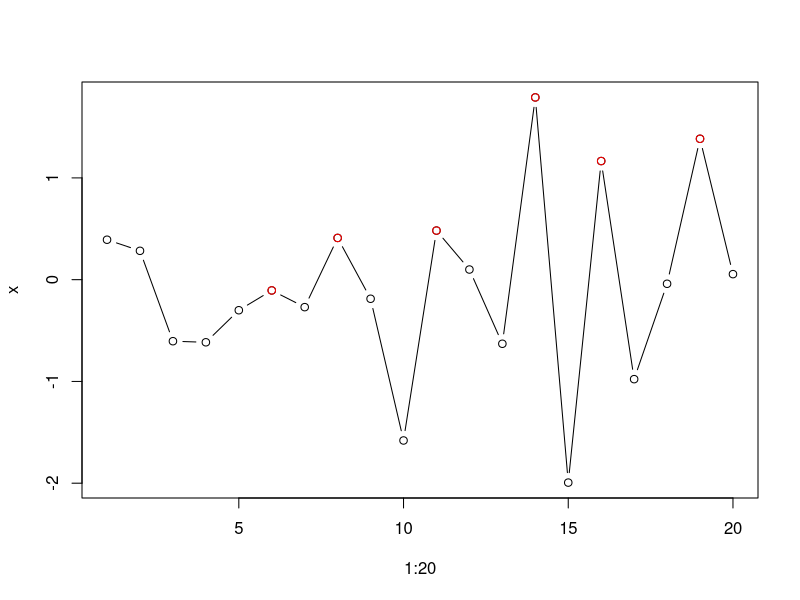

Source code (R):
x <- rnorm(20)
plot(1:20, x, type='b')

for(i in 2:19) {
  if (x[i-1] < x[i] && x[i+1] < x[i]) {
    cat('Found maximum at',i,fill=T)
    points(i,x[i],col='red')
  }
}